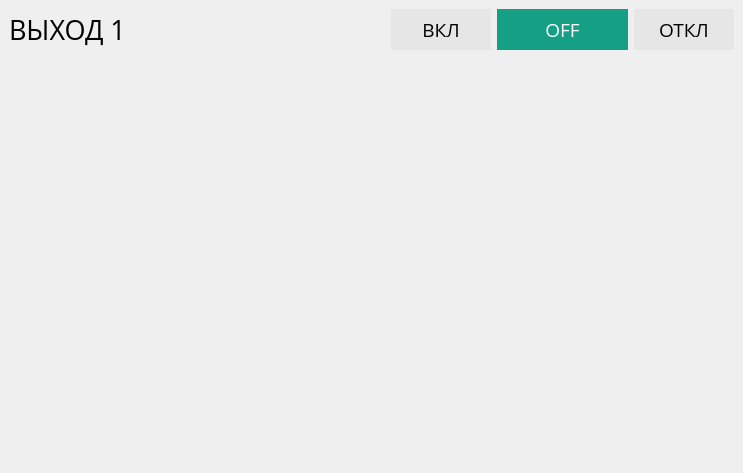
               <widget class="QWidget" name="widgetScrollAreaModeling">
                <property name="geometry">
                 <rect>
                  <x>0</x>
                  <y>0</y>
                  <width>743</width>
                  <height>473</height>
                 </rect>
                </property>
                <layout class="QVBoxLayout" name="verticalLayout_39">
                 <property name="spacing">
                  <number>0</number>
                 </property>
                 <property name="leftMargin">
                  <number>0</number>
                 </property>
                 <property name="topMargin">
                  <number>0</number>
                 </property>
                 <property name="rightMargin">
                  <number>0</number>
                 </property>
                 <property name="bottomMargin">
                  <number>0</number>
                 </property>
                 <item>
                  <layout class="QVBoxLayout" name="verticalLayoutModeling">
                   <item>
                    <layout class="QVBoxLayout" name="verticalLayouModeling">
                     <item>
                      <widget class="QFrame" name="frameModeling">
                       <property name="frameShape">
                        <enum>QFrame::NoFrame</enum>
                       </property>
                       <property name="frameShadow">
                        <enum>QFrame::Raised</enum>
                       </property>
                       <layout class="QHBoxLayout" name="horizontalLayout_8">
                        <item>
                         <widget class="QLabel" name="labelModeling">
                          <property name="font">
                           <font>
                            <family>Open Sans</family>
                            <pointsize>20</pointsize>
                           </font>
                          </property>
                          <property name="text">
                           <string>ВЫХОД 1</string>
                          </property>
                         </widget>
                        </item>
                        <item>
                         <spacer name="horizontalSpacer_5">
                          <property name="orientation">
                           <enum>Qt::Horizontal</enum>
                          </property>
                          <property name="sizeHint" stdset="0">
                           <size>
                            <width>40</width>
                            <height>20</height>
                           </size>
                          </property>
                         </spacer>
                        </item>
                        <item>
                         <widget class="QPushButton" name="modelingOn">
                          <property name="minimumSize">
                           <size>
                            <width>100</width>
                            <height>41</height>
                           </size>
                          </property>
                          <property name="maximumSize">
                           <size>
                            <width>100</width>
                            <height>41</height>
                           </size>
                          </property>
                          <property name="font">
                           <font>
                            <family>Open Sans</family>
                            <pointsize>14</pointsize>
                            <weight>50</weight>
                            <bold>false</bold>
                           </font>
                          </property>
                          <property name="styleSheet">
                           <string notr="true">background-color: rgb(230, 230, 230);
color: rgb(0, 0, 0);
border-radius: 0px;</string>
                          </property>
                          <property name="text">
                           <string>ВКЛ</string>
                          </property>
                         </widget>
                        </item>
                        <item>
                         <widget class="QLabel" name="modelingVol">
                          <property name="minimumSize">
                           <size>
                            <width>131</width>
                            <height>31</height>
                           </size>
                          </property>
                          <property name="maximumSize">
                           <size>
                            <width>185</width>
                            <height>45</height>
                           </size>
                          </property>
                          <property name="font">
                           <font>
                            <family>Open Sans</family>
                            <pointsize>14</pointsize>
                           </font>
                          </property>
                          <property name="styleSheet">
                           <string notr="true">	background-color: rgb(21, 159, 133);
	color: rgb(255, 255, 255);
	border-radius: 0px;</string>
                          </property>
                          <property name="text">
                           <string>OFF</string>
                          </property>
                          <property name="alignment">
                           <set>Qt::AlignCenter</set>
                          </property>
                         </widget>
                        </item>
                        <item>
                         <widget class="QPushButton" name="modelingOff">
                          <property name="minimumSize">
                           <size>
                            <width>100</width>
                            <height>41</height>
                           </size>
                          </property>
                          <property name="maximumSize">
                           <size>
                            <width>100</width>
                            <height>41</height>
                           </size>
                          </property>
                          <property name="font">
                           <font>
                            <family>Open Sans</family>
                            <pointsize>14</pointsize>
                            <weight>50</weight>
                            <bold>false</bold>
                           </font>
                          </property>
                          <property name="styleSheet">
                           <string notr="true">background-color: rgb(230, 230, 230);
color: rgb(0, 0, 0);
border-radius: 0px;</string>
                          </property>
                          <property name="text">
                           <string>ОТКЛ</string>
                          </property>
                         </widget>
                        </item>
                       </layout>
                      </widget>
                     </item>
                     <item>
                      <spacer name="verticalSpacer_36">
                       <property name="orientation">
                        <enum>Qt::Vertical</enum>
                       </property>
                       <property name="sizeHint" stdset="0">
                        <size>
                         <width>20</width>
                         <height>165</height>
                        </size>
                       </property>
                      </spacer>
                     </item>
                    </layout>
                   </item>
                  </layout>
                 </item>
                </layout>
               </widget>
